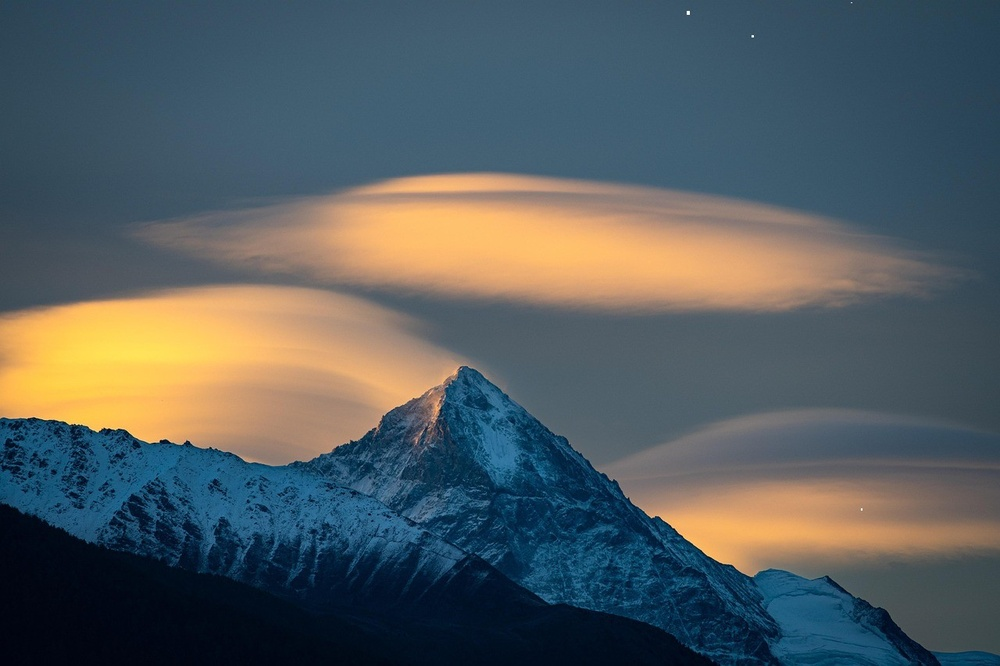
#> input picture Assignment 11/images/sample.jpeg, 1000 x 666 px, shrunk from 1280 x 853 before the run
$ python image_rotation.py
#> lines starting #> are read from the running program, lines starting #| are printed output that depends on the picture
import cv2

img = cv2.imread("images/sample.jpeg")
#> img is the input picture: shape (666, 1000, 3); mean B, G, R 95.4, 92.6, 83.9

height, width = img.shape[:2]
#> height = 666; width = 1000

center = (width // 2, height // 2)
#> center = (500, 333)

matrix = cv2.getRotationMatrix2D(center, 45, 1)

rotated = cv2.warpAffine(img, matrix, (width, height))
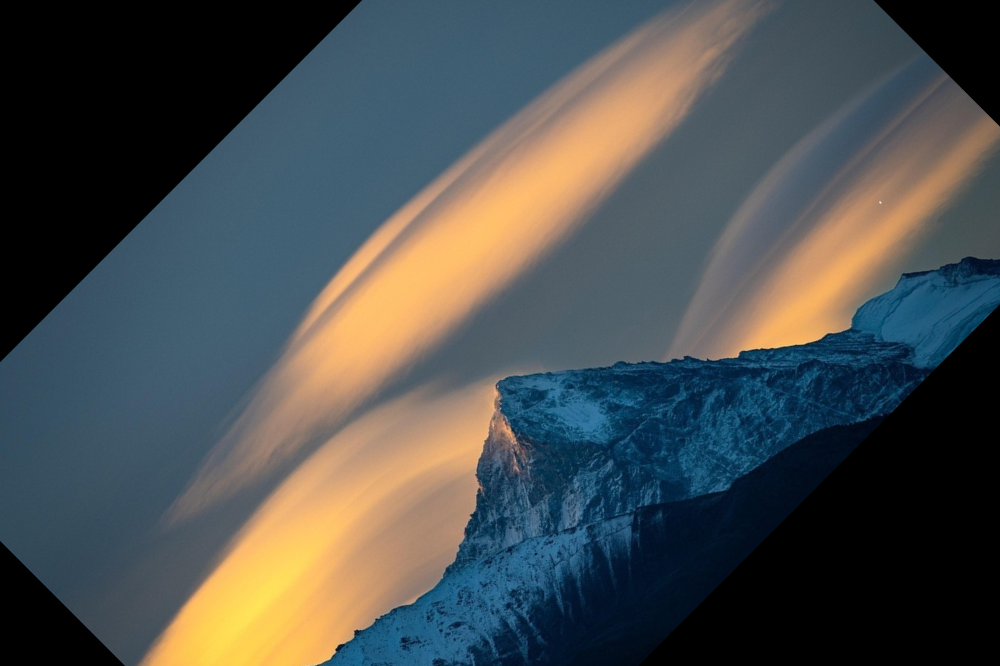
#> rotated: shape (666, 1000, 3); mean B, G, R 78.8, 78.7, 74.2

cv2.imshow("Rotated Image", rotated)
cv2.waitKey(0)
cv2.destroyAllWindows()
